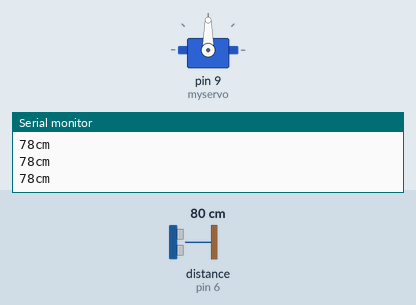
Simulated run of this sketch. Board: Arduino Uno, built with avr-gcc and run on an emulated ATmega328P. Shown: servo, the last lines printed to the serial monitor. Wiring (inferred from the names in the program): ultrasonic range finder: trigger pin 7; echo pin 6. The inputs (shaded band) are chosen by the test bench; at power-on: distance to the obstacle (sensor on pin 6) 80 cm. The echo pulse lasts 58.3 µs per cm.

Above: at 1.2 s.
1.3 s: distance to the obstacle (sensor on pin 6) set to 12 cm
2.8 s: distance to the obstacle (sensor on pin 6) set to 9 cm
At 5.7 s:
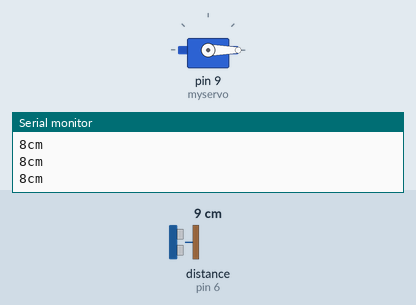
5.8 s: distance to the obstacle (sensor on pin 6) set to 18 cm
At 6.5 s:
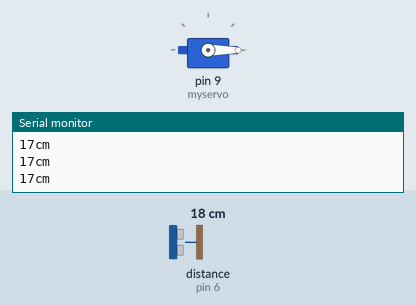
7.3 s: distance to the obstacle (sensor on pin 6) set to 2 cm
At 7.6 s:
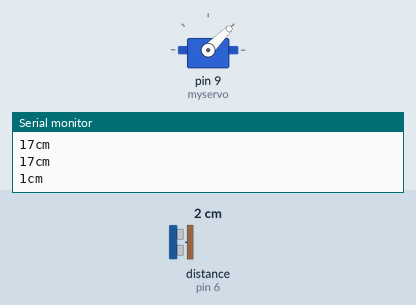
Timing chart, 0 to 11.3 s (numbered marks = the images above; inputs shaded):
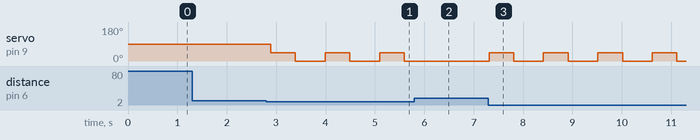

Measured:
- the behaviour switches between 11 and 10 cm on distance to the obstacle (sensor on pin 6) (found by bisection; images 0 and 1)
- after the input at 2.8 s, servo on pin 9 (myservo): alternates 45° for 0.50 s and 0° for 0.60 s, starting after 0.09 s
- after the input at 5.8 s, servo on pin 9 (myservo): stays 0° (without the input it goes to 45° after 0.39 s)
- after the input at 7.3 s, servo on pin 9 (myservo): alternates 45° for 0.50 s and 0° for 0.60 s, starting at once

The sketch:

Code.ino
```cpp
#include<Servo.h>
const int trigPin = 7;      // Trigger Pin of Ultrasonic Sensor
const int echoPin = 6;      // Echo Pin of Ultrasonic Sensor
Servo myservo;              // Creating an object for Servo class

void setup() {
   Serial.begin(9600);      // Serial Communication is starting with 9600 of baudrate speed
   myservo.attach(9);       // attach servo to pin 9
   pinMode(trigPin, OUTPUT);// Sets the trigPin as an OUTPUT
   pinMode(echoPin, INPUT); // Sets the echoPin as an INPUT
}

void loop() {               // infinte loop

   long duration, cm;

   digitalWrite(trigPin, LOW);     // Clears the trigPin condition
   delayMicroseconds(2);
   digitalWrite(trigPin, HIGH);    // Sets the trigPin HIGH (ACTIVE) for 10 microseconds
   delayMicroseconds(10);
   digitalWrite(trigPin, LOW);

   duration = pulseIn(echoPin, HIGH);  // Reads the echoPin, returns the sound wave travel time in microseconds

   cm = duration * 0.034 / 2;   // convert duration to cm
   Serial.print(cm);    //Printing distance in the serial monitor
   Serial.print("cm");
   Serial.println();
   if(cm < 10){         // if the distance is below 10cm
     myservo.write(45); // Rotate the servo by 45 degrees
     delay(500);        // delay of 500 milliseconds(for the servo)
     myservo.write(0);  // Rotate the servo back to the original position
     delay(500);}
   delay(100);          // delay for the sensor (100 milliseconds)
}
```
